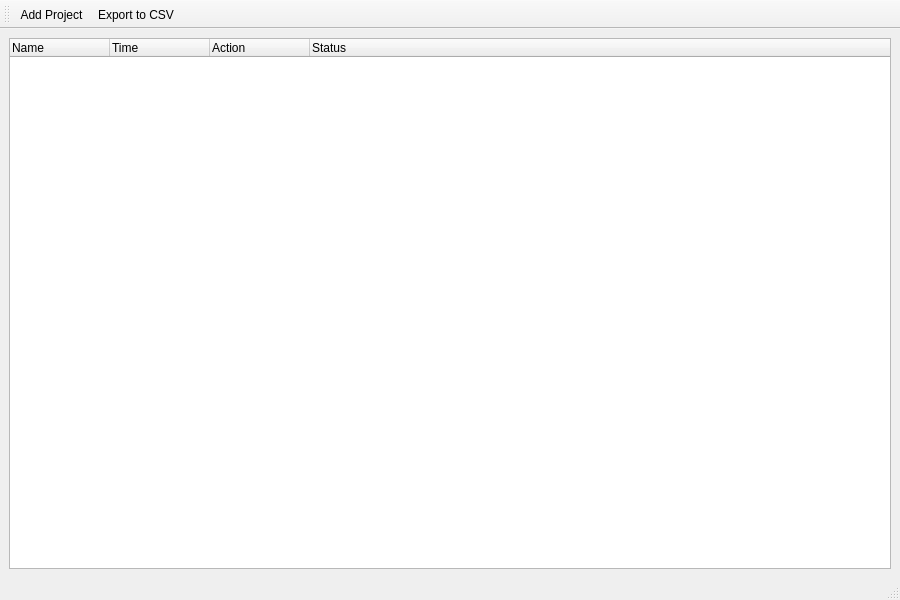
<?xml version="1.0" encoding="UTF-8"?>
<ui version="4.0">
 <class>MainWindow</class>
 <widget class="QMainWindow" name="MainWindow">
  <property name="geometry">
   <rect>
    <x>0</x>
    <y>0</y>
    <width>900</width>
    <height>600</height>
   </rect>
  </property>
  <property name="windowTitle">
   <string>Time Tracker</string>
  </property>
  <widget class="QWidget" name="centralwidget">
   <layout class="QVBoxLayout" name="verticalLayout">
    <item>
     <widget class="QTreeWidget" name="projectTreeWidget">
      <column>
       <property name="text">
        <string>Name</string>
       </property>
      </column>
      <column>
       <property name="text">
        <string>Time</string>
       </property>
      </column>
      <column>
       <property name="text">
        <string>Action</string>
       </property>
      </column>
      <column>
       <property name="text">
        <string>Status</string>
       </property>
      </column>
     </widget>
    </item>
   </layout>
  </widget>
  <widget class="QMenuBar" name="menubar">
   <property name="geometry">
    <rect>
     <x>0</x>
     <y>0</y>
     <width>900</width>
     <height>26</height>
    </rect>
   </property>
  </widget>
  <widget class="QStatusBar" name="statusbar"/>
  <widget class="QToolBar" name="toolBar">
   <property name="windowTitle">
    <string>toolBar</string>
   </property>
   <attribute name="toolBarArea">
    <enum>TopToolBarArea</enum>
   </attribute>
   <attribute name="toolBarBreak">
    <bool>false</bool>
   </attribute>
   <addaction name="actionAddProject"/>
   <addaction name="actionExport"/>
  </widget>
  <action name="actionAddProject">
   <property name="text">
    <string>Add Project</string>
   </property>
   <property name="menuRole">
    <enum>QAction::MenuRole::NoRole</enum>
   </property>
  </action>
  <action name="actionExport">
   <property name="text">
    <string>Export to CSV</string>
   </property>
   <property name="menuRole">
    <enum>QAction::MenuRole::NoRole</enum>
   </property>
  </action>
 </widget>
 <resources/>
 <connections/>
</ui>
